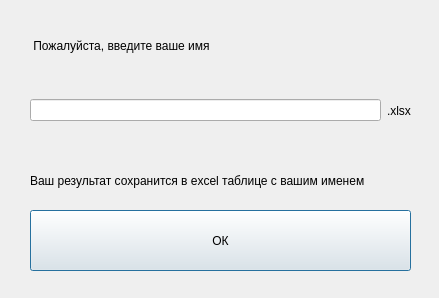
<?xml version="1.0" encoding="UTF-8"?>
<ui version="4.0">
 <class>Dialog</class>
 <widget class="QDialog" name="Dialog">
  <property name="geometry">
   <rect>
    <x>0</x>
    <y>0</y>
    <width>439</width>
    <height>298</height>
   </rect>
  </property>
  <property name="windowTitle">
   <string>ОБЯЗАТЕЛЬНО</string>
  </property>
  <widget class="QWidget" name="horizontalLayoutWidget">
   <property name="geometry">
    <rect>
     <x>30</x>
     <y>70</y>
     <width>381</width>
     <height>81</height>
    </rect>
   </property>
   <layout class="QHBoxLayout" name="horizontalLayout">
    <item>
     <widget class="QLineEdit" name="input_name"/>
    </item>
    <item>
     <widget class="QLabel" name="label">
      <property name="text">
       <string>.xlsx</string>
      </property>
     </widget>
    </item>
   </layout>
  </widget>
  <widget class="QLabel" name="label_2">
   <property name="geometry">
    <rect>
     <x>30</x>
     <y>20</y>
     <width>341</width>
     <height>51</height>
    </rect>
   </property>
   <property name="text">
    <string> Пожалуйста, введите ваше имя </string>
   </property>
  </widget>
  <widget class="QPushButton" name="pushButton">
   <property name="geometry">
    <rect>
     <x>30</x>
     <y>210</y>
     <width>381</width>
     <height>61</height>
    </rect>
   </property>
   <property name="text">
    <string>ОК</string>
   </property>
  </widget>
  <widget class="QLabel" name="label_3">
   <property name="geometry">
    <rect>
     <x>30</x>
     <y>160</y>
     <width>391</width>
     <height>41</height>
    </rect>
   </property>
   <property name="text">
    <string>Ваш результат сохранится в excel таблице с вашим именем</string>
   </property>
  </widget>
 </widget>
 <resources/>
 <connections/>
</ui>
